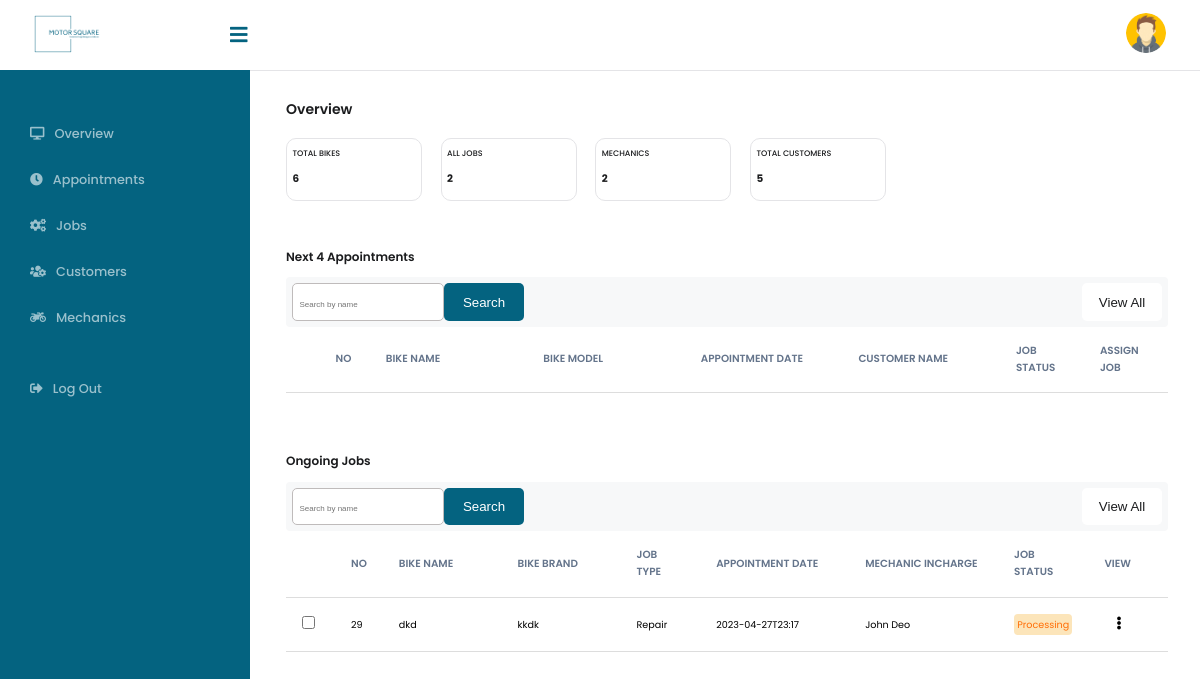
/admin/overview.php (signed in), run on the app's committed database.
### tables this page shows
CREATE TABLE `job` (
  `jobId` int(11) NOT NULL,
  `date` date NOT NULL,
  `bikeName` varchar(255) NOT NULL,
  `bikeBrand` varchar(255) NOT NULL,
  `description` varchar(255) NOT NULL,
  `status` varchar(50) NOT NULL,
  `jobStatus` varchar(50) DEFAULT NULL,
  `appointmentStatus` varchar(50) NOT NULL,
  `serviceType` varchar(50) NOT NULL,
  `images` varchar(255) DEFAULT NULL,
  `userId` int(11) NOT NULL
);

CREATE TABLE `user` (
  `userId` int(11) NOT NULL,
  `fullName` varchar(255) NOT NULL,
  `email` varchar(255) NOT NULL,
  `password` varchar(255) NOT NULL,
  `image` varchar(255) DEFAULT NULL,
  `phone` varchar(50) DEFAULT NULL,
  `level` int(1) NOT NULL,
  `dateJoined` date DEFAULT current_timestamp()
);

### admin/overview.php (the view, shortened to what this page needs)
<?php
require_once('../shared/connection.php');
$jobs2 =  "SELECT user.fullName, job.jobId, job.date,job.jobStatus, job.appointmentStatus,
job.bikeName, job.bikeBrand,job.serviceType, job.status,job.JobStatus FROM user
INNER JOIN job ON user.userId = job.userId WHERE job.jobStatus = 0
AND job.jobStatus != '-' ORDER BY user.userId DESC";
$jobsResult2 = $connection->query($jobs2);
$countBike="SELECT count(*) as total from vehicle";
$dataBike= $connection->query($countBike);
$totalBikeCount=$dataBike->fetch_assoc();
$countMechanic="SELECT count(*) as total from user where level = 3";
$dataMechanic= $connection->query($countMechanic);
$totalJobCount=$dataMechanic->fetch_assoc();
$countCustomer="SELECT count(*) as total from user where level = 2";
$dataCustomer= $connection->query($countCustomer);
$totalCustomerCount=$dataCustomer->fetch_assoc();
require_once("../shared/header.php");
require_once('shared/sidebar.php');
?>
    <div class="content">
      <div class="dashboard__overview">
        <p class="dashboard__title">Overview  </p>
        <div class="full-with flex-display">
          <div class="card__container flex-display special-card">
            <div class="card__box flex-display--column">
              <p class="card__box--title">Total Bikes</p>
              <p  class="card__box--description"><?php echo $totalBikeCount['total']; ?></p>
            </div>
            <div class="card__box flex-display--column">
              <p class="card__box--title">ALL JOBS</p>
              <p  class="card__box--description"><?php echo $totalJobCount['total']; ?></p>
            </div>
            <div class="card__box flex-display--column">
              <p class="card__box--title">MECHANICS</p>
              <p class="card__box--description"><?php echo $totalJobCount['total']; ?></p>
            </div>
            <div class="card__box flex-display--column">
              <p class="card__box--title">TOTAL CUSTOMERS</p>
              <p class="card__box--description"><?php echo $totalCustomerCount['total']; ?> </p>
            </div>
          </div>
        </div>
        <div class="dashboard__table-header flex-display">
          <p class="dashboard__subtitle">Next 4 Appointments</p>
        </div>
        <div class="dashboard__search-header flex-display">
          <div class="dashboard__search-box flex-display">
            <input type="search" name="mainSearchBike" id="mainSearchBike" placeholder="Search by name" />
            <button class="btn btn-primary">Search</button>
          </div>
          <button class="btn btn-white btn-view-all-apointment">
            View All
          </button>
        </div>
        <table>
          <thead>
            <tr>
              <th class="checkbox"></th>
              <th class="sn">NO</th>
              <th class="customername">Bike Name</th>
              <th class="emailuser">Bike Model</th>
              <th class="appointment-date">Appointment Date</th>
              <th class="assignto">Customer Name</th>
              <th class="status">Job Status</th>
              <th class="action">Assign Job</th>
            </tr>
          </thead>
        </table>
        <div class="dashboard__table-header flex-display">
          <p class="dashboard__subtitle">Ongoing Jobs</p>
        </div>
        <div class="dashboard__search-header flex-display">
          <div class="dashboard__search-box flex-display">
            <input type="search" name="mainSearchJob" id="mainSearchJob" placeholder="Search by name" />
            <button class="btn btn-primary">Search</button>
          </div>
          <button class="btn btn-white btn-view-all-admin-jobs">
            View All
          </button>
        </div>
        <table>
          <thead>
            <tr>
              <th class="checkbox"></th>
              <th class="sn">NO</th>
              <th class="name">Bike Name</th>
              <th class="brand">Bike Brand</th>
              <th class="job-type">Job Type</th>
              <th class="appointment-date">Appointment Date</th>
              <th class="mechanic-incharge">MECHANIC INCHARGE</th>
              <th class="status">Job Status</th>
              <th class="action">View</th>
            </tr>
          </thead>
          <tbody id="mainJobTable">
            <?php while($row =$jobsResult2->fetch_assoc() ) { ?>
            <tr>
              <td class="checkbox"><input type="checkbox" /></td>
              <td class="sn"><?php echo $row["jobId"]; ?></td>
              <td class="name"><?php echo $row["bikeName"]; ?></td>
              <td class="brand"><?php echo $row["bikeBrand"]; ?></td>
              <td class="job-type"><?php echo $row["serviceType"]; ?></td>
              <td class="appointment-date"><?php echo $row["status"]; ?></td>
              <td class="mechanic-incharge"><?php echo $row["fullName"]; ?></td>
              <td class="status">
              <p class="processing">Processing</p>
            </td>
            <form method="post">
              <td class="action">
              <button type="submit" name="processingSubmit" id="processingSubmit" class="three-dots-btn"><i class="fas fa-ellipsis-v three-dots"></i></button>
                </div>
            <?php } ?>
      </div>
    <?php
include_once("../shared/footer.php");
?>

### css/style.css (style rules this page uses)
* { margin: 0; padding: 0; }
*, *::after, *::before { margin: 0; padding: 0; }
*, *::before, *::after { box-sizing: inherit; }
html { box-sizing: border-box; font-size: 62.5%; font-family: "Poppins", sans-serif; }
@media only screen and (max-width: 75em) { html { font-size: 50%; } }
body { font-family: "Poppins", sans-serif; font-weight: 500; font-style: normal; line-height: 1.6; text-decoration: none; -ms-overflow-style: none; scrollbar-width: none; }
.full-with { width: 100%; }
input, select, .text-area, .media-container { border: 1px solid #bfbbbb !important; }
p { padding: 0 !important; }
.btn { cursor: pointer; max-width: 28rem; border: none; border-radius: 5px; outline: none; padding: 0.8rem 0; min-width: 10rem; }
.btn-primary { background-color: #046380; color: white; }
.btn-white { background-color: #ffffff; color: #1b1c1e; width: 9rem; }
.three-dots-btn { background:transparent; border:none; }
.card__container { max-width: 37rem; width: 100%; column-gap: 0.7rem; row-gap: 0.7rem; flex-wrap: wrap; margin-bottom: 3.5rem; }
.card__box { border: 1px solid #e4e4e7; padding: 0.68rem; border-radius: 10px; max-width: 17rem; width: 100%; }
.card__box--title { font-size: 1rem; font-weight: 500; line-height: 18px; color: #1b1c1e; text-transform: uppercase; }
.card__box--description { font-weight: 700; color: #1b1c1e; font-size: 1.3rem; line-height: 32px; }
.special-card { max-width: 75rem !important; }
table { border-collapse: collapse; width: 100%; margin-bottom: 5rem; }
table thead tr th { color: #64748b; font-size: 1.3rem; font-weight: 600; text-transform: uppercase; }
table tbody tr td { font-size: 1.2rem; font-weight: 400; }
th, td { text-align: left; padding: 16px; border-bottom: 1px solid #ddd; }
th { background-color: #ffffff; font-weight: bold; }
.checkbox { width: 20px; }
.sn { width: 30px; }
.name { width: 120px; }
.brand { width: 120px; }
.status { width: 80px; }
.job-type { width: 80px; }
.customername, .emailuser, .assignto, .mechanic-incharge { width: 150px; }
.last-amount, .appointment-date { width: 150px; }
.action { width: 80px; }
.processing { color: #ff6e06; background-color: #fce5ba; padding: 0.4rem !important; border-radius: 4px !important; }
.three-dots { text-align: center; margin-left: 1.5rem; cursor: pointer; }
.flex-display { display: flex; justify-content: space-between; }
.flex-display--column { display: flex; flex-direction: column; }
.dashboard__overview { max-width: 144rem; display: flex; overflow: hidden; flex-direction: column; }
.content { margin-left: 250px; height: 100vh; transition: 0.5s; margin-top: 70px; padding-top: 20px; padding-left: 4.5rem; padding-right: 4rem; }
.dashboard__title { font-size: 1.75rem; color: #1b1c1e; line-height: 38.25px; font-weight: 600; margin-bottom: 1.25rem; }
.dashboard__subtitle { font-size: 1.5rem; color: #1b1c1e; line-height: 25px; font-weight: 600; margin-bottom: 0.1rem; margin-top: 1.8rem; }
.dashboard__table-header { flex-wrap: wrap; align-items: center; margin-bottom: 1rem; }
.dashboard__search-header { padding: 0.75rem; background-color: #f7f8f9; border-radius: 4px; }
.dashboard__search-box { max-width: 28rem; width: 100%; }
.dashboard__search-box button { width: 100%; width: 10rem; }
.dashboard__search-box input { padding: 1.3rem 0.8rem; border-radius: 5px; outline: none; border: none; max-width: 19rem; background-color: #ffffff; }
.dashboard__search-box input::placeholder { font-size: 1rem; font-style: normal; font-weight: 400; text-align: left; }
form { display: flex; flex-direction: column; }
input[type="checkbox"] { margin-right: 0.5rem; }

### data on the page
job: jobId "29", bikeName "dkd", bikeBrand "kkdk", serviceType "Repair", status "2023-04-27T23:17", userId.fullName "John Deo"

### other printed values
$totalBikeCount['total'] "6"
$totalJobCount['total'] "2"
$totalCustomerCount['total'] "5"
